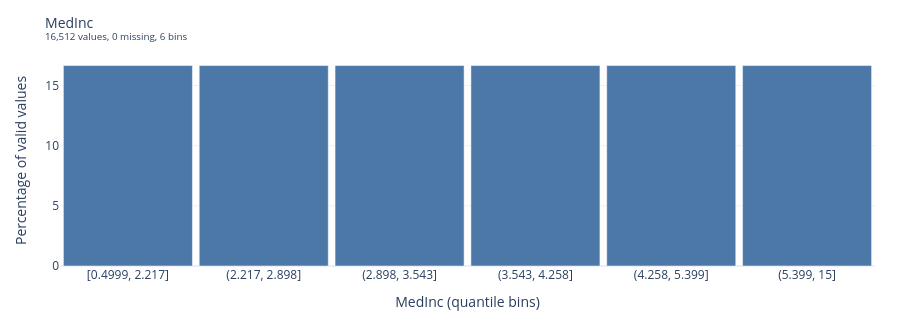

The cell this chart's notebook holds for it:
### Markdown cell above
---
## 9. Interactive figures (Plotly)

The same summaries, rendered for the browser. This is exactly what the dashboard shows.

### Code cell
profiling.plots.histogram_figure(distributions["MedInc"], show_percentage=True)

### Figure 1 — Plotly figure (JSON) as saved in the notebook; plotly's stock layout.template omitted (floating-point values rounded to 4 significant figures)
{"data": [{"hovertemplate": "%{x}<br>%{y:.3f}%<extra></extra>", "marker": {"color": "#4C78A8"}, "type": "bar", "x": ["[0.4999, 2.217]", "(2.217, 2.898]", "(2.898, 3.543]", "(3.543, 4.258]", "(4.258, 5.399]", "(5.399, 15]"], "y": [16.67, 16.67, 16.67, 16.67, 16.67, 16.67]}], "layout": {"bargap": 0.05, "height": 320, "hoverlabel": {"font": {"size": 12}}, "margin": {"b": 50, "l": 60, "r": 25, "t": 55}, "separators": ".,", "showlegend": false, "title": {"font": {"size": 14}, "text": "MedInc<br><sup>16,512 values, 0 missing, 6 bins</sup>"}, "xaxis": {"title": {"text": "MedInc (quantile bins)"}, "type": "category"}, "yaxis": {"rangemode": "tozero", "title": {"text": "Percentage of valid values"}}}}
